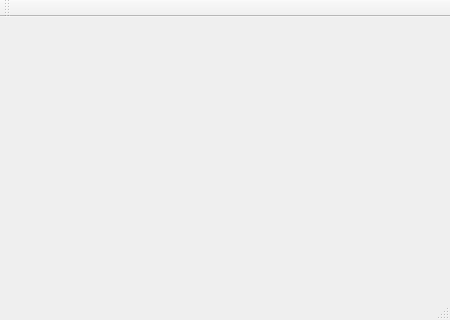
<?xml version="1.0" encoding="UTF-8"?>
<ui version="4.0">
 <class>exampleClass</class>
 <widget class="QMainWindow" name="exampleClass">
  <property name="geometry">
   <rect>
    <x>0</x>
    <y>0</y>
    <width>450</width>
    <height>320</height>
   </rect>
  </property>
  <property name="windowTitle">
   <string>example</string>
  </property>
  <widget class="QWidget" name="centralWidget">
   <layout class="QGridLayout" name="gridLayout"/>
  </widget>
  <widget class="QMenuBar" name="menuBar">
   <property name="geometry">
    <rect>
     <x>0</x>
     <y>0</y>
     <width>450</width>
     <height>33</height>
    </rect>
   </property>
  </widget>
  <widget class="QToolBar" name="mainToolBar">
   <attribute name="toolBarArea">
    <enum>TopToolBarArea</enum>
   </attribute>
   <attribute name="toolBarBreak">
    <bool>false</bool>
   </attribute>
  </widget>
  <widget class="QStatusBar" name="statusBar"/>
 </widget>
 <layoutdefault spacing="6" margin="11"/>
 <resources>
  <include location="example.qrc"/>
 </resources>
 <connections/>
</ui>
